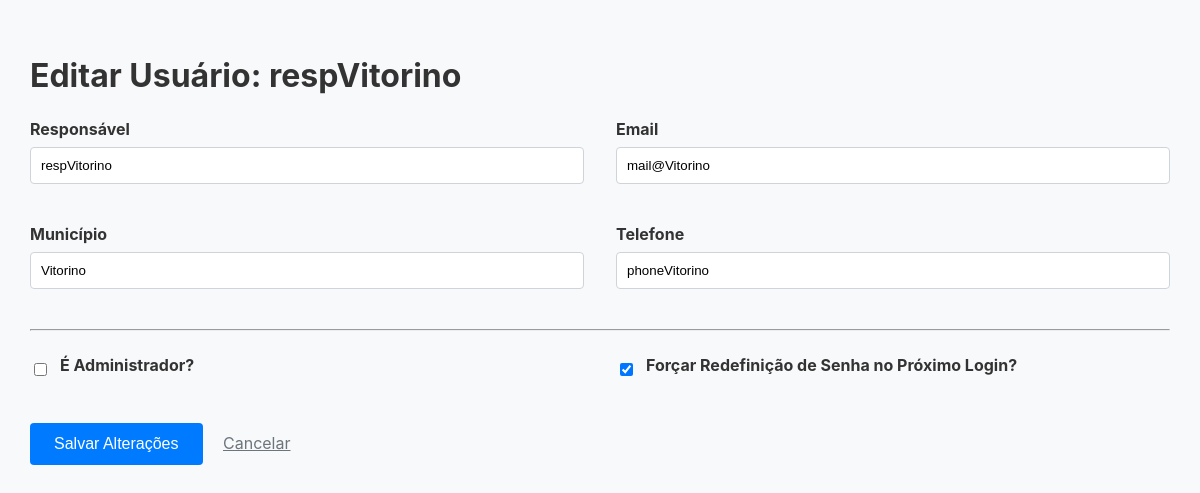
Page /admin/edit_user/397 (signed in) on the earlier database version.
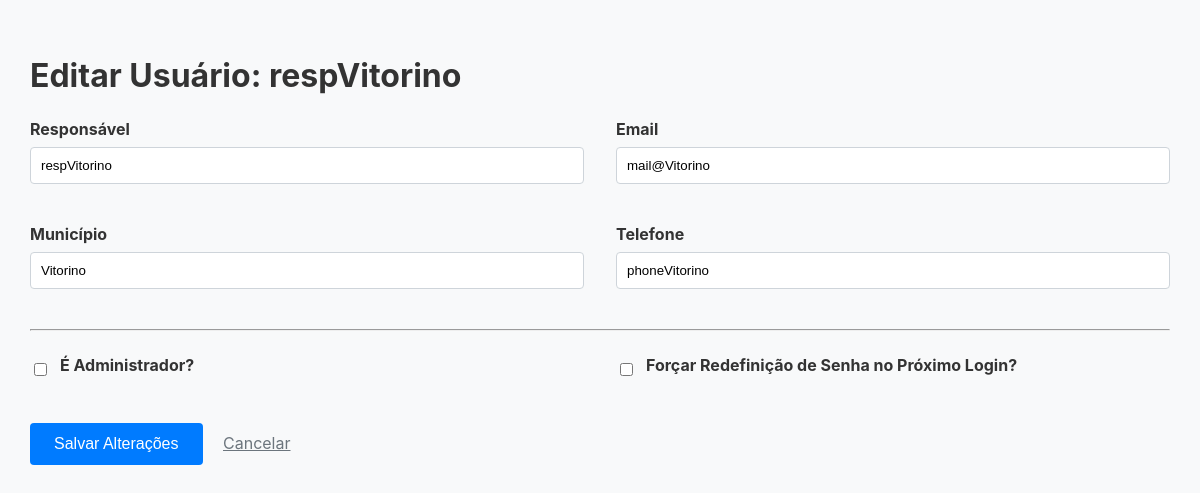
Same page on the later database version.
### tables this page shows
CREATE TABLE users (
        id INTEGER PRIMARY KEY AUTOINCREMENT, email TEXT UNIQUE NOT NULL, password TEXT NOT NULL,
        municipio TEXT NOT NULL, responsavel TEXT NOT NULL, telefone TEXT NOT NULL,
        must_reset_password BOOLEAN DEFAULT 1, is_admin BOOLEAN DEFAULT 0
    );

### app.py (the view, shortened to what this page needs)
@app.route('/admin/edit_user/<int:user_id>', methods=['GET', 'POST'])
@login_required
@admin_required
def edit_user(user_id):
    db = get_db()
    user_to_edit = db.execute('SELECT * FROM users WHERE id = ?', (user_id,)).fetchone()
    db.close()
    if user_to_edit is None:
        flash('Usuário não encontrado.', 'danger')
        return redirect(url_for('admin_index'))
    return render_template('edit_user.html', user=user_to_edit)

### app.py (called while the page is built)
def get_db():
    db = sqlite3.connect(DATABASE)
    db.row_factory = sqlite3.Row
    return db

def login_required(f):
    @wraps(f)
    def decorated_function(*args, **kwargs):
        if 'user_id' not in session:
            flash('Por favor, faça login para acessar esta página.', 'warning')
            return redirect(url_for('login'))
        return f(*args, **kwargs)
    return decorated_function

def admin_required(f):
    @wraps(f)
    def decorated_function(*args, **kwargs):
        if not g.user or not g.user['is_admin']:
            flash('Acesso negado. Esta área é restrita para administradores.', 'danger')
            return redirect(url_for('index'))
        return f(*args, **kwargs)
    return decorated_function

@app.before_request
def load_logged_in_user():
    user_id = session.get('user_id')
    if user_id is None:
        g.user = None
    else:
        db = get_db()
        g.user = db.execute('SELECT * FROM users WHERE id = ?', (user_id,)).fetchone()
        db.close()

@app.context_processor
def inject_user():
    return dict(user=g.user)

### templates/edit_user.html (shortened to what this page needs)
<!DOCTYPE html>
<html lang="pt-BR">
<head>
    <link rel="stylesheet" href="{{ url_for('static', filename='style.css') }}">
</head>
<body>
    <div class="container">
        <h1>Editar Usuário: {{ user.responsavel }}</h1>
        <form method="post">
            <div class="form-row">
                <div class="form-group">
                    <label for="responsavel">Responsável</label>
                    <input type="text" id="responsavel" name="responsavel" value="{{ user.responsavel }}" required>
                </div>
                <div class="form-group">
                    <label for="email">Email</label>
                    <input type="email" id="email" name="email" value="{{ user.email }}" required>
                </div>
            </div>
            <div class="form-row">
                <div class="form-group">
                    <label for="municipio">Município</label>
                    <input type="text" id="municipio" name="municipio" value="{{ user.municipio }}" required>
                </div>
                <div class="form-group">
                    <label for="telefone">Telefone</label>
                    <input type="text" id="telefone" name="telefone" value="{{ user.telefone }}" required>
                </div>
            </div>
            <hr>
            <div class="form-row">
                <div class="form-group checkbox-group">
                    <input type="checkbox" id="is_admin" name="is_admin" {% if user.is_admin %}checked{% endif %}>
                    <label for="is_admin">É Administrador?</label>
                </div>
                <div class="form-group checkbox-group">
                    <input type="checkbox" id="must_reset_password" name="must_reset_password" {% if user.must_reset_password %}checked{% endif %}>
                    <label for="must_reset_password">Forçar Redefinição de Senha no Próximo Login?</label>
                </div>
            </div>
            <button type="submit">Salvar Alterações</button>
            <a href="{{ url_for('admin_index') }}" style="margin-left: 1em; color: #6c757d;">Cancelar</a>
        </form>
    </div>
</body>
</html>

### static/style.css (style rules this page uses)
body { font-family: -apple-system, BlinkMacSystemFont, "Segoe UI", Roboto, "Helvetica Neue", Arial, sans-serif; margin: 0; background-color: #f8f9fa; color: #333; }
.container { width: 100%; max-width: 95%; margin: 1em auto; padding: 1.5em; }
h1, h2, h3 { margin-top: 0.5em; margin-bottom: 0.75em; }
.form-group { margin-bottom: 1em; }
label { display: block; margin-bottom: 0.5em; font-weight: bold; }
input[type="text"], input[type="email"], input[type="tel"], input[type="password"], select, textarea { width: 100%; padding: 0.75em; border: 1px solid #ced4da; border-radius: 4px; box-sizing: border-box; }
button[type="submit"] { background-color: #007bff; color: white; border: none; padding: 0.75em 1.5em; border-radius: 4px; cursor: pointer; font-size: 1em; transition: background-color 0.2s; }
hr { margin-top: 1.5em; margin-bottom: 1.5em; }

### templates/edit_user.html (style rules this page uses)
.form-row { display: flex; gap: 2em; margin-bottom: 1.5em; }
.form-row .form-group { flex: 1; }
.checkbox-group { display: flex; align-items: center; gap: 10px; }
.checkbox-group input { width: auto; }

Differences in the rows shown:
changed users "respVitorino": must_reset_password "☑" → "☐"
